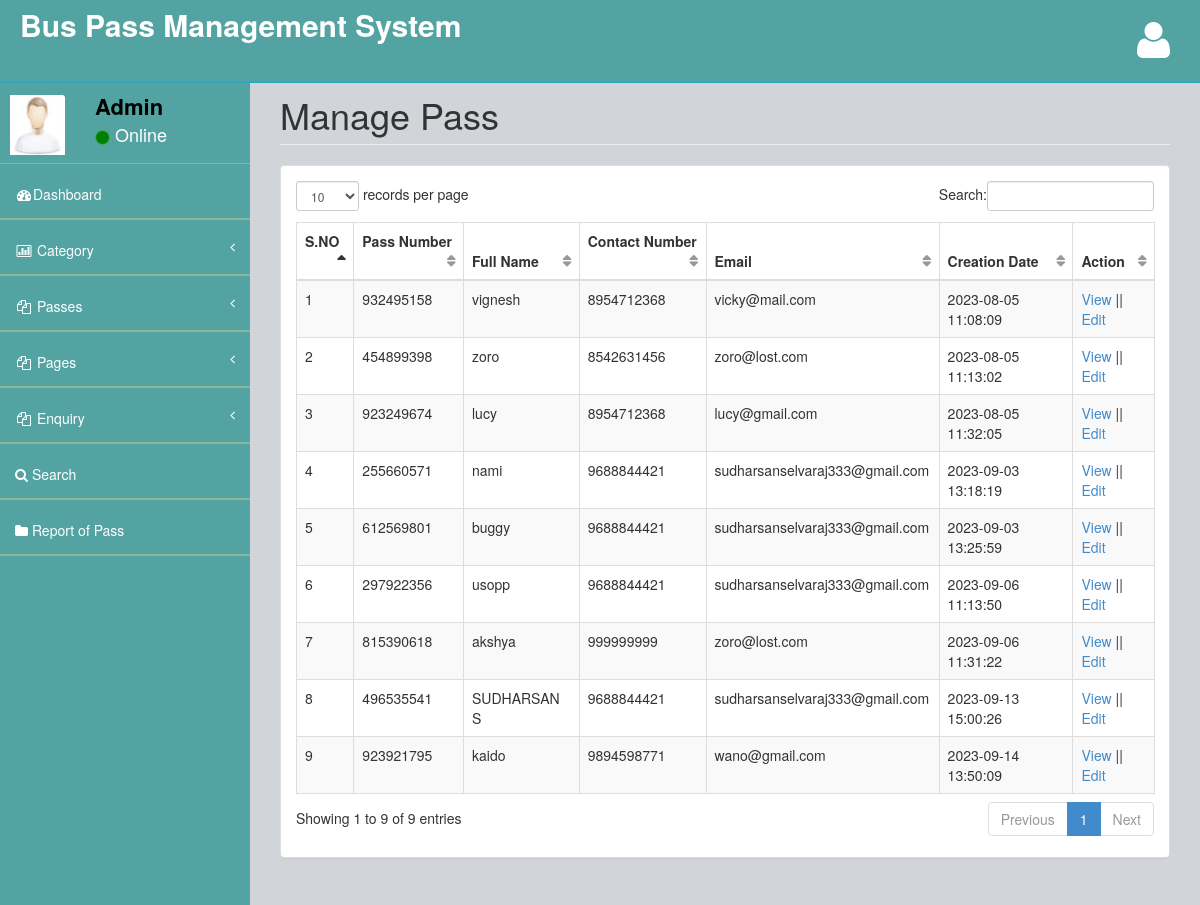
Page /admin/manage-pass.php (signed in) on the committed database.
### tables this page shows
CREATE TABLE `tblpass` (
  `ID` int(10) NOT NULL,
  `PassNumber` varchar(200) DEFAULT NULL,
  `FullName` varchar(200) DEFAULT NULL,
  `ProfileImage` varchar(200) DEFAULT NULL,
  `ContactNumber` bigint(10) DEFAULT NULL,
  `Email` varchar(200) DEFAULT NULL,
  `IdentityType` varchar(200) DEFAULT NULL,
  `IdentityCardno` varchar(200) DEFAULT NULL,
  `Category` varchar(100) DEFAULT NULL,
  `Source` varchar(200) DEFAULT NULL,
  `Destination` varchar(200) DEFAULT NULL,
  `FromDate` varchar(200) DEFAULT NULL,
  `ToDate` varchar(200) DEFAULT NULL,
  `Cost` decimal(10,0) DEFAULT NULL,
  `uploadapplicationform` varchar(200) DEFAULT NULL,
  `PasscreationDate` timestamp NULL DEFAULT current_timestamp(),
  `form` varchar(200) DEFAULT NULL
);

### admin/manage-pass.php (the view, shortened to what this page needs)
<?php
include('includes/dbconnection.php');
if (strlen($_SESSION['bpmsaid']==0)) {
  header('location:logout.php');
  } else{
  ?>
<!DOCTYPE html>
<html>
<head>
    <link href="assets/plugins/bootstrap/bootstrap.css" rel="stylesheet" />
    <link href="assets/font-awesome/css/font-awesome.css" rel="stylesheet" />
    <link href="assets/plugins/pace/pace-theme-big-counter.css" rel="stylesheet" />
  <link href="assets/css/style.css" rel="stylesheet" />
      <link href="assets/css/main-style.css" rel="stylesheet" />
    <link href="assets/plugins/dataTables/dataTables.bootstrap.css" rel="stylesheet" />
</head>
<body>
    <div id="wrapper" style="background-color: rgb(83, 163, 163);">
       <?php include_once('includes/header.php');?>
        <?php include_once('includes/sidebar.php');?>
        <div id="page-wrapper">
            <div class="row">
                <div class="col-lg-12">
                    <h1 class="page-header">Manage Pass</h1>
                </div>
            </div>
            <div class="row">
                <div class="col-lg-12">
                    <div class="panel panel-default">
                        <div class="panel-body">
                            <div class="table-responsive">
                                <table class="table table-striped table-bordered table-hover" id="dataTables-example">
                                    <thead>
                                        <tr>
                                            <th>S.NO</th>
                                           <th>Pass Number</th>
                                            <th>Full Name</th>
                                            <th>Contact Number</th>
                                            <th>Email</th>
                                            <th>Creation Date</th>
                                            <th>Action</th>
                                        </tr>
                                    </thead>
                                    <tbody>
                                        <?php
$sql="SELECT * from tblpass";
$query = $dbh -> prepare($sql);
$query->execute();
$results=$query->fetchAll(PDO::FETCH_OBJ);
$cnt=1;
if($query->rowCount() > 0)
{
foreach($results as $row)
{               ?>
                                       <tr>
                  <td><?php echo htmlentities($cnt);?></td>
                  <td><?php  echo htmlentities($row->PassNumber);?></td>
                  <td><?php  echo htmlentities($row->FullName);?></td>
                  <td><?php  echo htmlentities($row->ContactNumber);?></td>
                  <td><?php  echo htmlentities($row->Email);?></td>
                  <td><?php  echo htmlentities($row->PasscreationDate);?></td>
                  <td><a href="view-pass-detail.php?viewid=<?php echo htmlentities ($row->ID);?>">View</a>  ||  <a href="edit-pass-detail.php?editid=<?php echo htmlentities ($row->ID);?>">Edit</a></td>
                </tr>
               <?php $cnt=$cnt+1;}} ?>
                                    </tbody>
                                </table>
                            </div>
                        </div>
                    </div>
                </div>
            </div>
        </div>
    </div>
</body>
</html>
<?php }  ?>

### admin/includes/header.php (shortened to what this page needs)
<nav class="navbar navbar-default navbar-fixed-top" role="navigation" id="navbar">
            <div class="navbar-header">
                <a class="navbar-brand" href="index.php">
                    <strong style="color: white;font-size: 30px">Bus Pass Management System</strong>
                </a>
            </div>
            <ul class="nav navbar-top-links navbar-right">
                <li class="dropdown">
                    <a class="dropdown-toggle" data-toggle="dropdown" href="#">
                        <i class="fa fa-user fa-3x"></i>
                    </a>
                </li>
            </ul>
        </nav>

### admin/includes/sidebar.php (shortened to what this page needs)
<?php
include('includes/dbconnection.php');
?>
        <nav class="navbar-default navbar-static-side" role="navigation" >
            <div class="sidebar-collapse" >
                <ul class="nav" id="side-menu" style="background-color: rgb(83, 163, 163);">
                    <li>
                        <div class="user-section" >
                            <div class="user-section-inner">
                                <img src="assets/img/user.jpg" alt="">
                            </div>
                            <div class="user-info" >
                                <?php
$aid=$_SESSION['bpmsaid'];
$sql="SELECT AdminName from  tbladmin where ID=:aid";
$query = $dbh -> prepare($sql);
$query->bindParam(':aid',$aid,PDO::PARAM_STR);
$query->execute();
$results=$query->fetchAll(PDO::FETCH_OBJ);
$cnt=1;
if($query->rowCount() > 0)
{
foreach($results as $row)
{               ?>
                                <div><strong><?php  echo $row->AdminName;?></strong></div>
                                <div class="user-text-online">
                                    <span class="user-circle-online btn btn-success btn-circle "></span>&nbsp;Online
                                </div>
                            </div>
                            <?php $cnt=$cnt+1;}} ?>
                        </div>
                    </li>
                    <li class="selected">
                        <a href="dashboard.php"><i class="fa fa-dashboard fa-fw"></i>Dashboard</a>
                    </li>
                    <li>
                        <a href="#"><i class="fa fa-bar-chart-o fa-fw"></i> Category<span class="fa arrow"></span></a>
                    </li>
                    <li>
                        <a href="#"><i class="fa fa-files-o fa-fw"></i> Passes<span class="fa arrow"></span></a>
                    </li>
                    <li>
                        <a href="#"><i class="fa fa-files-o fa-fw"></i> Pages<span class="fa arrow"></span></a>
                    </li>
                    <li>
                        <a href="#"><i class="fa fa-files-o fa-fw"></i> Enquiry<span class="fa arrow"></span></a>
                    </li>
                    <li>
                        <a href="search-pass.php"><i class="fa fa-search"></i>  Search</a>
                        </li>
                        <li>
                        <a href="pass-bwdates-report.php"><i class="fa fa-folder"></i>  Report of Pass</a>
                        </li>
                </ul>
            </div>
        </nav>

### admin/assets/css/style.css (style rules this page uses)
body { background-color: #f8f8f8; }
#wrapper { width: 100%; margin-top: 55px!important; background-color:#04B173; }
#page-wrapper { padding: 0 15px; min-height: 568px; background-color:rgb(209, 212, 216); }
.navbar-static-side ul li { border-bottom:1px solid #84B899 !important; }
.navbar-top-links li { display: inline-block; }
.navbar-top-links li:last-child { margin-right: 15px; }
.navbar-top-links li a { padding: 20px; min-height: 50px; }
.arrow { float: right; }
.fa.arrow:before { content: "\f104"; }
@media (min-width:768px) { .navbar-static-side { z-index: 1; position: absolute; width: 250px; } }
table.dataTable thead .sorting, table.dataTable thead .sorting_asc:after, table.dataTable thead .sorting_desc, table.dataTable thead .sorting_asc_disabled, table.dataTable thead .sorting_desc_disabled { background: transparent; }
table.dataTable thead .sorting_asc:after { content: "\f0de"; float: right; font-family: fontawesome; }
table.dataTable thead .sorting:after { content: "\f0dc"; float: right; font-family: fontawesome; color: rgba(50,50,50,.5); }
.btn-circle { width: 30px; height: 30px; padding: 6px 0; border-radius: 15px; text-align: center; font-size: 12px; line-height: 1.428571429; }

### admin/assets/css/main-style.css (style rules this page uses)
.user-section-inner { height: 65px; width: 65px; -moz-border-radius: 3px; -webkit-border-radius: 3px; border-radius: 3px; overflow: hidden; display: inline-block; float: left; margin-right: 15px; margin-top: 20px; }
.user-section-inner img { margin-left:10px; width:55px; height:60px; }
.user-info { display: block; color:#000!important; display: inline-block; padding: 15px; margin-bottom: 0px }
.user-text-online { font-size:18px; color:#fff }
.user-circle-online { width: 15px!important; height: 15px!important; }
.navbar-top-links > li > a { color: #FFFFFF; }
.nav > li > a { padding: 20px 15px; }
#side-menu { background-color:#04B173; }
#side-menu a { color:#fff; border-bottom: 1px solid #84B899 !important; height: 55px; }
.selected { background-color:rgb(83, 163, 163); }
#navbar { background-color:rgb(83, 163, 163); }
.navbar-brand { padding-left:20px; }
.navbar-default { border-color: #27A6BE; }
@media (min-width:768px) { #page-wrapper { position: inherit; margin: 0 0 0 250px; padding: 0 30px; min-height: 1000px; } }

### rows in the picture
tblpass: PassNumber "932495158", FullName "vignesh", ContactNumber "8954712368", Email "vicky@mail.com", PasscreationDate "2023-08-05 11:08:09"
tblpass: PassNumber "454899398", FullName "zoro", ContactNumber "8542631456", Email "zoro@lost.com", PasscreationDate "2023-08-05 11:13:02"
tblpass: PassNumber "923249674", FullName "lucy", ContactNumber "8954712368", Email "lucy@gmail.com", PasscreationDate "2023-08-05 11:32:05"
tblpass: PassNumber "255660571", FullName "nami", ContactNumber "9688844421", Email "sudharsanselvaraj333@gmail.com", PasscreationDate "2023-09-03 13:18:19"
tblpass: PassNumber "612569801", FullName "buggy", ContactNumber "9688844421", Email "sudharsanselvaraj333@gmail.com", PasscreationDate "2023-09-03 13:25:59"
tblpass: PassNumber "297922356", FullName "usopp", ContactNumber "9688844421", Email "sudharsanselvaraj333@gmail.com", PasscreationDate "2023-09-06 11:13:50"
tblpass: PassNumber "815390618", FullName "akshya", ContactNumber "999999999", Email "zoro@lost.com", PasscreationDate "2023-09-06 11:31:22"
tblpass: PassNumber "496535541", FullName "SUDHARSAN S", ContactNumber "9688844421", Email "sudharsanselvaraj333@gmail.com", PasscreationDate "2023-09-13 15:00:26"
tblpass: PassNumber "923921795", FullName "kaido", ContactNumber "9894598771", Email "wano@gmail.com", PasscreationDate "2023-09-14 13:50:09"

### other values in the picture
$row->AdminName "Admin"
